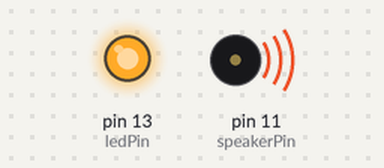
This sketch was run on a simulated Arduino Uno, built with avr-gcc and run on an emulated ATmega328P. Shown: output pins drawn as LEDs (lit = HIGH), buzzer (waves = sounding).

Above: at 0.07 s.
At 4.5 s:
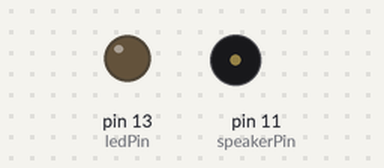
At 14.67 s:
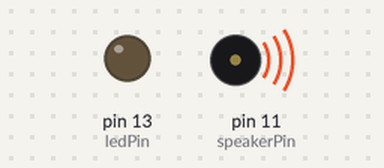
Timing chart, 0 to 15.0 s (numbered marks = the images above):
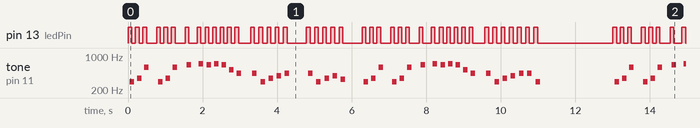

The sketch:

song.ino
```cpp
#define NOTE_B0  0x1B
#define NOTE_C1  0x10
#define NOTE_CS1 0x11
#define NOTE_D1  0x12
#define NOTE_DS1 0x13
#define NOTE_E1  0x14
#define NOTE_F1  0x15
#define NOTE_FS1 0x16
#define NOTE_G1  0x17
#define NOTE_GS1 0x18
#define NOTE_A1  0x19
#define NOTE_AS1 0x1A
#define NOTE_B1  0x1B
#define NOTE_C2  0x20
#define NOTE_CS2 0x21
#define NOTE_D2  0x22
#define NOTE_DS2 0x23
#define NOTE_E2  0x24
#define NOTE_F2  0x25
#define NOTE_FS2 0x26
#define NOTE_G2  0x27
#define NOTE_GS2 0x28
#define NOTE_A2  0x29
#define NOTE_AS2 0x2A
#define NOTE_B2  0x2B
#define NOTE_C3  0x30
#define NOTE_CS3 0x31
#define NOTE_D3  0x32
#define NOTE_DS3 0x33
#define NOTE_E3  0x34
#define NOTE_F3  0x35
#define NOTE_FS3 0x36
#define NOTE_G3  0x37
#define NOTE_GS3 0x38
#define NOTE_A3  0x39
#define NOTE_AS3 0x3A
#define NOTE_B3  0x3B
#define NOTE_C4  0x40
#define NOTE_CS4 0x41
#define NOTE_D4  0x42
#define NOTE_DS4 0x43
#define NOTE_E4  0x44
#define NOTE_F4  0x45
#define NOTE_FS4 0x46
#define NOTE_G4  0x47
#define NOTE_GS4 0x48
#define NOTE_A4  0x49
#define NOTE_AS4 0x4A
#define NOTE_B4  0x4B
#define NOTE_C5  0x50
#define NOTE_CS5 0x51
#define NOTE_D5  0x52
#define NOTE_DS5 0x53
#define NOTE_E5  0x54
#define NOTE_F5  0x55
#define NOTE_FS5 0x56
#define NOTE_G5  0x57
#define NOTE_GS5 0x58
#define NOTE_A5  0x59
#define NOTE_AS5 0x5A
#define NOTE_B5  0x5B
#define NOTE_C6  0x60
#define NOTE_CS6 0x61
#define NOTE_D6  0x62
#define NOTE_DS6 0x63
#define NOTE_E6  0x64
#define NOTE_F6  0x65
#define NOTE_FS6 0x66
#define NOTE_G6  0x67
#define NOTE_GS6 0x68
#define NOTE_A6  0x69
#define NOTE_AS6 0x6A
#define NOTE_B6  0x6B
#define NOTE_C7  0x70
#define NOTE_CS7 0x71
#define NOTE_D7  0x72
#define NOTE_DS7 0x73
#define NOTE_E7  0x74
#define NOTE_F7  0x75
#define NOTE_FS7 0x76
#define NOTE_G7  0x77
#define NOTE_GS7 0x78
#define NOTE_A7  0x79
#define NOTE_AS7 0x7A
#define NOTE_B7  0x7B
#define NOTE_C8  0x80
#define NOTE_CS8 0x81
#define NOTE_D8  0x82
#define NOTE_DS8 0x83
typedef struct {
	byte note;
	int duration;
	int delay;
}Tone;

Tone songOfStorm[43] = {
	{ NOTE_D5,100,80 },
	{ NOTE_F5,100,80 },
	{ NOTE_D6,200,250 },

	{ NOTE_D5,100,80 },
	{ NOTE_F5,100,80 },
	{ NOTE_D6,200,250 },

	{ NOTE_E6,200,200 },
	{ NOTE_F6,100,100 },
	{ NOTE_E6,100,80 },
	{ NOTE_F6,100,80 },
	{ NOTE_E6,100,80 },
	{ NOTE_C6,100,80 },
	{ NOTE_A5,100,300 },

	{ NOTE_A5,200,100 },
	{ NOTE_D5,200,100 },
	{ NOTE_F5,100,100 },
	{ NOTE_G5,100,100 },
	{ NOTE_A5,100,500 },

	{ NOTE_A5,200,100 },
	{ NOTE_D5,200,100 },
	{ NOTE_F5,100,100 },
	{ NOTE_G5,100,100 },
	{ NOTE_E5,100,500 },

	{ NOTE_D5,100,80 },
	{ NOTE_F5,100,80 },
	{ NOTE_D6,200,250 },

	{ NOTE_D5,100,80 },
	{ NOTE_F5,100,80 },
	{ NOTE_D6,200,250 },

	{ NOTE_E6,200,200 },
	{ NOTE_F6,100,100 },
	{ NOTE_E6,100,80 },
	{ NOTE_F6,100,80 },
	{ NOTE_E6,100,80 },
	{ NOTE_C6,100,80 },
	{ NOTE_A5,100,300 },

	{ NOTE_A5,200,100 },
	{ NOTE_D5,200,100 },
	{ NOTE_F5,100,100 },
	{ NOTE_G5,100,100 },
	{ NOTE_A5,300,100 },
	{ NOTE_A5,200,100 },
	{ NOTE_D5,300,2000 },
};
int freqTable[12] = { 2093, 2217, 2349, 2489, 2637, 2794, 2960, 3136, 3322, 3520, 3729, 3951 };
int freq = 0;
int ledPin = 13; //For visual as well
int speakerPin = 11; //Speaker or Piezo buzzer on pin 11
void beep(unsigned char speakerPin, byte note, long timeInMilliseconds)  //code for working out the rate at which each note plays and the frequency.
{
	freq = freqTable[note & 0x0F] >> (7 - (note / 16));
	digitalWrite(ledPin, HIGH);

	long delayAmount = (long)(1000000 / freq);
	long loopTime = (long)((timeInMilliseconds * 1000) / (delayAmount * 2));
	for (int x = 0; x<loopTime; x++)
	{
		digitalWrite(speakerPin, HIGH);
		delayMicroseconds(delayAmount);
		digitalWrite(speakerPin, LOW);
		delayMicroseconds(delayAmount);
	}
	digitalWrite(ledPin, LOW);
	delay(20);
}

void song()
{
	for (int i = 0; i< 43; i++)
	{
		beep(speakerPin, songOfStorm[i].note, songOfStorm[0].duration);
		delay(songOfStorm[i].delay);
	}
}

void setup()
{
	pinMode(ledPin, OUTPUT); // Setting both pins to outputs
	pinMode(speakerPin, OUTPUT);
	Serial.begin(9600);
}

void loop()
{
	song();
}
```

Measured:
- by itself, pin 13 (ledPin): moves between LOW and HIGH, repeating every 13.0 s
- by itself, tone on pin 11 (speakerPin): plays 293 Hz for 0.12 s, 348 Hz for 0.12 s, 584 Hz for 0.12 s, 293 Hz for 0.12 s, 348 Hz for 0.12 s, 584 Hz for 0.12 s … (430 notes in this stretch)
